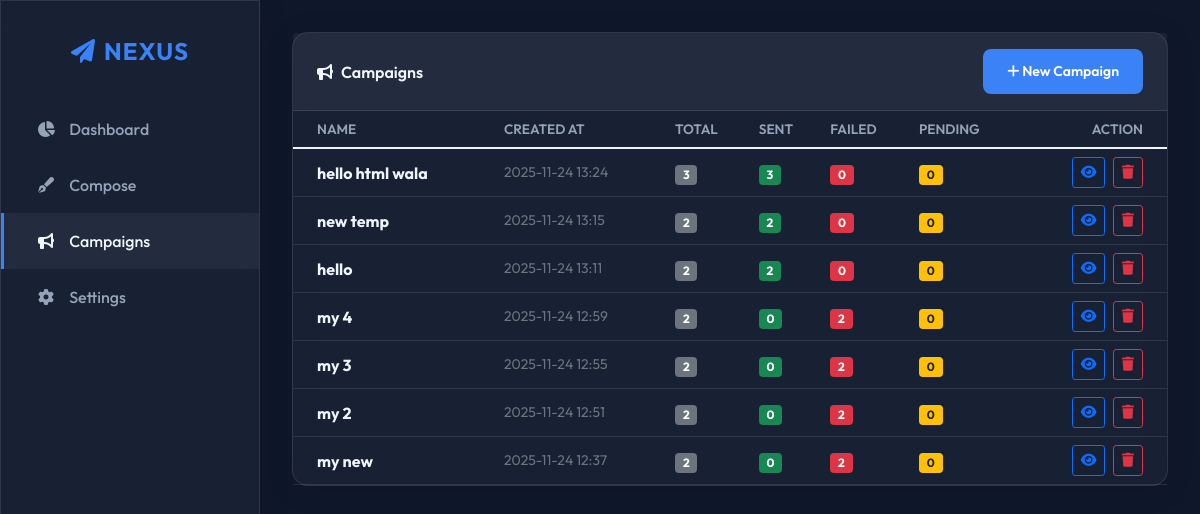
Page /campaigns on the committed database.
### app/models.py (models this page shows)
class Campaign(db.Model):
    id = db.Column(db.Integer, primary_key=True)
    name = db.Column(db.String(100), nullable=False)
    created_at = db.Column(db.DateTime, default=datetime.now)
    emails = db.relationship('Email', backref='campaign', lazy=True)

### app/routes.py (the view)
@bp.route('/campaigns')
def campaigns():
    campaigns = Campaign.query.order_by(Campaign.created_at.desc()).all()
    campaign_stats = []
    for c in campaigns:
        total = len(c.emails)
        sent = sum(1 for e in c.emails if e.status == 'sent')
        failed = sum(1 for e in c.emails if e.status == 'failed')
        pending = total - sent - failed
        campaign_stats.append({
            'id': c.id,
            'name': c.name,
            'created_at': c.created_at,
            'total': total,
            'sent': sent,
            'failed': failed,
            'pending': pending
        })
    return render_template('campaigns.html', campaigns=campaign_stats)

### app/templates/campaigns.html (shortened to what this page needs)
{% extends "base.html" %}
{% block content %}
<div class="card glass">
    <div class="card-header d-flex justify-content-between align-items-center">
        <span><i class="fas fa-bullhorn me-2"></i>Campaigns</span>
        <a href="/compose" class="btn btn-sm btn-primary">
            <i class="fas fa-plus"></i> New Campaign
        </a>
    </div>
    <div class="card-body p-0">
        <div class="table-responsive">
            <table class="table table-hover mb-0">
                <thead>
                    <tr>
                        <th class="ps-4">Name</th>
                        <th>Created At</th>
                        <th>Total</th>
                        <th>Sent</th>
                        <th>Failed</th>
                        <th>Pending</th>
                        <th class="text-end pe-4">Action</th>
                    </tr>
                </thead>
                <tbody>
                    {% for c in campaigns %}
                    <tr onclick="window.location='/campaign/{{ c.id }}'" style="cursor:pointer;">
                        <td class="ps-4 fw-bold">{{ c.name }}</td>
                        <td class="text-muted small">{{ c.created_at.strftime('%Y-%m-%d %H:%M') }}</td>
                        <td><span class="badge bg-secondary">{{ c.total }}</span></td>
                        <td><span class="badge bg-success">{{ c.sent }}</span></td>
                        <td><span class="badge bg-danger">{{ c.failed }}</span></td>
                        <td><span class="badge bg-warning text-dark">{{ c.pending }}</span></td>
                        <td class="text-end pe-4" onclick="event.stopPropagation();">
                            <a href="/campaign/{{ c.id }}" class="btn btn-sm btn-outline-primary me-1">
                                <i class="fas fa-eye"></i>
                            </a>
                            <button class="btn btn-sm btn-outline-danger"
                                onclick="event.stopPropagation(); deleteCampaign({{ c.id }})">
                                <i class="fas fa-trash"></i>
                            </button>
                        </td>
                    </tr>
                    {% endfor %}
                </tbody>
            </table>
        </div>
    </div>
</div>
{% endblock %}

### app/templates/base.html (style rules this page uses)
:root { --bg-color: #0f172a; --sidebar-bg: rgba(30, 41, 59, 0.7); --card-bg: rgba(30, 41, 59, 0.6); --text-primary: #f1f5f9; --text-secondary: #94a3b8; --accent-color: #3b82f6; --accent-hover: #2563eb; --glass-border: 1px solid rgba(255, 255, 255, 0.1); }
body { background-color: var(--bg-color); color: var(--text-primary); font-family: 'Outfit', sans-serif; overflow-x: hidden; }
.glass { background: var(--card-bg); backdrop-filter: blur(12px); -webkit-backdrop-filter: blur(12px); border: var(--glass-border); box-shadow: 0 4px 30px rgba(0, 0, 0, 0.1); }
.card { background: var(--card-bg); backdrop-filter: blur(12px); border: var(--glass-border); border-radius: 16px; color: var(--text-primary); }
.card-header { background: rgba(255, 255, 255, 0.05); border-bottom: var(--glass-border); font-weight: 600; padding: 1rem 1.5rem; }
.btn-primary { background-color: var(--accent-color); border: none; padding: 0.75rem 1.5rem; border-radius: 8px; font-weight: 600; transition: all 0.3s; }
.table { color: var(--text-primary); }
.table thead th { border-bottom: var(--glass-border); color: var(--text-secondary); font-weight: 600; text-transform: uppercase; font-size: 0.85rem; }
.table td { border-bottom: var(--glass-border); vertical-align: middle; }

### rows in the picture
Campaign: name "hello html wala", created_at "2025-11-24 13:24", total "3", sent "3", failed "0", pending "0"
Campaign: name "new temp", created_at "2025-11-24 13:15", total "2", sent "2", failed "0", pending "0"
Campaign: name "hello", created_at "2025-11-24 13:11", total "2", sent "2", failed "0", pending "0"
Campaign: name "my 4", created_at "2025-11-24 12:59", total "2", sent "0", failed "2", pending "0"
Campaign: name "my 3", created_at "2025-11-24 12:55", total "2", sent "0", failed "2", pending "0"
Campaign: name "my 2", created_at "2025-11-24 12:51", total "2", sent "0", failed "2", pending "0"
Campaign: name "my new", created_at "2025-11-24 12:37", total "2", sent "0", failed "2", pending "0"
